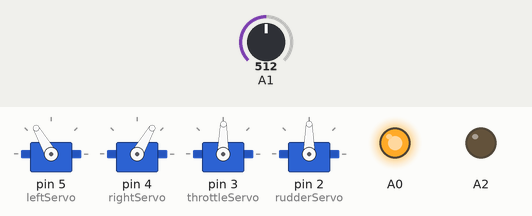
Simulated run of this sketch. Board: Arduino Uno, built with avr-gcc and run on an emulated ATmega328P. On the bench: 4 × servo, output pins drawn as LEDs (lit = HIGH). The test bench sets the inputs (shaded band); at power-on: A1 = 512.

Above: at 0.5 s.
1.3 s: A1 set to 716
At 3.8 s:
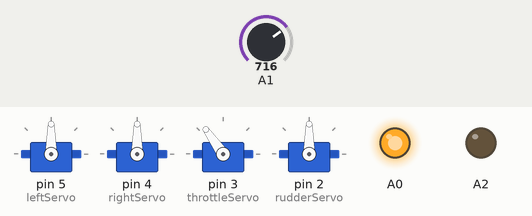
5.9 s: A1 set to 900
At 7.4 s:
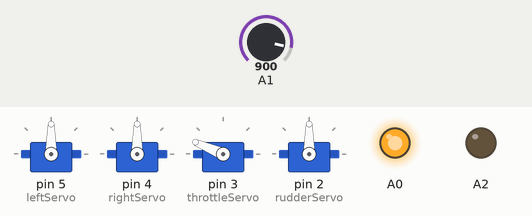
10.5 s: A1 set to 1023
At 11.0 s:
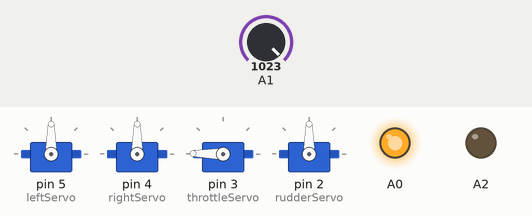
15.1 s: A1 set to 306
At 18.21 s:
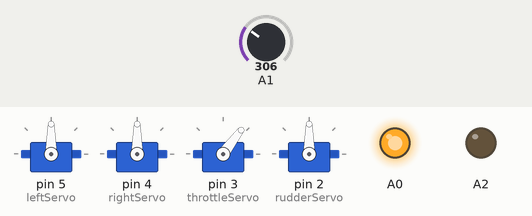
20.4 s: A1 set to 122
At 21.81 s:
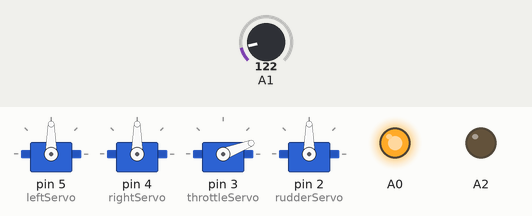
25.0 s: A1 set to 511
At 25.41 s:
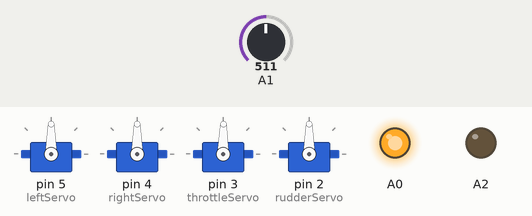
Timing chart, 0 to 30.6 s (numbered marks = the images above; inputs shaded):
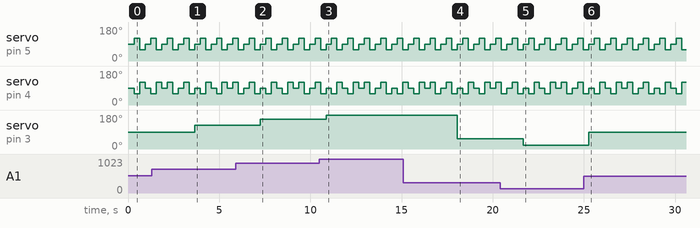

Measured:
- after the input at 1.3 s, servo on pin 3 (throttleServo): 89° → 125° after 2.4 s
- after the input at 5.9 s, servo on pin 3 (throttleServo): 125° → 157° after 1.4 s
- after the input at 10.5 s, servo on pin 3 (throttleServo): 157° → 179° after 0.36 s
- after the input at 15.1 s, servo on pin 3 (throttleServo): 179° → 53° after 3.0 s
- after the input at 20.4 s, servo on pin 3 (throttleServo): 53° → 21° after 1.3 s
- after the input at 25.0 s, servo on pin 3 (throttleServo): 21° → 89° after 0.27 s
- by itself, servo on pin 5 (leftServo): repeats every 0.90 s: 120° 0.30 s, 60° 0.30 s, 90° 0.30 s

The sketch:

gyro_test.ino
```cpp
#include <Servo.h>

Servo leftServo, rightServo, throttleServo, rudderServo;
int angle = 90;
int i, val;

void setup() {
  leftServo.attach(5, 600, 2400);
  rightServo.attach(4, 600, 2400);
  throttleServo.attach(3, 600, 2400);
  rudderServo.attach(2, 600, 2400);
  //Make a 0 and a 5V for the potmeter
  pinMode(A0, OUTPUT);
  digitalWrite(A0, HIGH);
  pinMode(A2, OUTPUT);
  digitalWrite(A2, LOW);
  //A1 is where the wiper of the potmeter connects
  pinMode(A1, INPUT);
  //Set swashplate servos to 90 degrees ("arms wide" as in the picture)
  leftServo.write(90);
  rightServo.write(90);
  delay(50);
}

void loop() {
  val= analogRead(1);              //Get the potmeter value
  val = map(val, 0, 1023, 0, 179); //Map the potmeter value to 1-179 degrees
  throttleServo.write(val);        //Set the throttle
  rudderServo.write(90);           //Set the rudder to the middle position

  //Workout program for the servos
  for (i = 1; i >= 0; i--) {
    throttleServo.write(val);
    leftServo.write(angle);
    rightServo.write(angle);
    delay(300);
    leftServo.write(angle+30);
    rightServo.write(angle-30);
    delay(300);
    leftServo.write(angle-30);
    rightServo.write(angle+30);
    delay(300);
  }
  for (i = 1; i >= 0; i--) {
    throttleServo.write(val);
    leftServo.write(angle);
    rightServo.write(angle);
    delay(300);
    leftServo.write(angle+30);
    rightServo.write(angle+30);
    delay(300);
    leftServo.write(angle-30);
    rightServo.write(angle-30);
    delay(300);
  }

}
```
